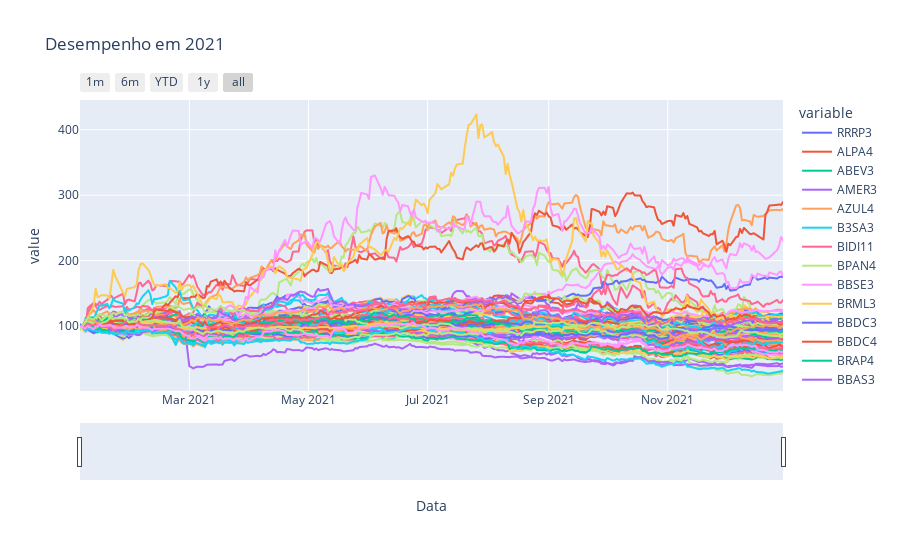

Here is the notebook cell this chart was saved with:
### Code cell
fig = px.line(
    data_frame=norm,
    title='Desempenho em 2021',
    x='Data',
    y=['RRRP3', 'ALPA4', 'ABEV3', 'AMER3', 'AZUL4', 'B3SA3', 'BIDI11', 'BPAN4',
       'BBSE3', 'BRML3', 'BBDC3', 'BBDC4', 'BRAP4', 'BBAS3', 'BRKM5', 'BRFS3',
       'BPAC11', 'CRFB3', 'CCRO3', 'CMIG4', 'CIEL3', 'COGN3', 'CPLE6', 'CSAN3',
       'CPFE3', 'CVCB3', 'CYRE3', 'DXCO3', 'ECOR3', 'ELET3', 'ELET6', 'EMBR3',
       'ENBR3', 'ENGI11', 'ENEV3', 'EGIE3', 'EQTL3', 'EZTC3', 'FLRY3', 'GGBR4',
       'GOAU4', 'GOLL4', 'NTCO3', 'SOMA3', 'HAPV3', 'HYPE3', 'GNDI3', 'IRBR3',
       'ITSA4', 'ITUB4', 'JBSS3', 'JHSF3', 'KLBN11', 'RENT3', 'LCAM3', 'LWSA3',
       'LREN3', 'MGLU3', 'MRFG3', 'CASH3', 'BEEF3', 'MRVE3', 'MULT3', 'PCAR3',
       'PETR3', 'PETR4', 'PRIO3', 'PETZ3', 'POSI3', 'QUAL3', 'RADL3', 'RDOR3',
       'RAIL3', 'SBSP3', 'SANB11', 'CSNA3', 'SULA11', 'SUZB3', 'TAEE11',
       'VIVT3', 'TIMS3', 'TOTS3', 'UGPA3', 'USIM5', 'VALE3', 'VIIA3', 'VBBR3',
       'WEGE3', 'YDUQ3'],
    )

fig.update_xaxes(
    rangeslider_visible=True,
    rangeselector=dict(
        buttons=list([
            dict(count=1, label="1m", step="month", stepmode="backward"),
            dict(count=6, label="6m", step="month", stepmode="backward"),
            dict(count=1, label="YTD", step="year", stepmode="todate"),
            dict(count=1, label="1y", step="year", stepmode="backward"),
            dict(step="all")
        ])
    )
)

fig.show()

### Figure 1 — Plotly figure (JSON) as saved in the notebook; plotly's stock layout.template omitted (floating-point values rounded to 4 significant figures; data arrays with more than 128 entries replaced by an {"elided": "..."} marker saying what was removed)
{"data": [{"hovertemplate": "variable=RRRP3<br>Data=%{x}<br>value=%{y}<extra></extra>", "legendgroup": "RRRP3", "line": {"color": "#636efa", "dash": "solid"}, "marker": {"symbol": "circle"}, "mode": "lines", "name": "RRRP3", "showlegend": true, "type": "scattergl", "x": {"elided": "247 str values"}, "xaxis": "x", "y": {"elided": "247 float values"}, "yaxis": "y"}, {"hovertemplate": "variable=ALPA4<br>Data=%{x}<br>value=%{y}<extra></extra>", "legendgroup": "ALPA4", "line": {"color": "#EF553B", "dash": "solid"}, "marker": {"symbol": "circle"}, "mode": "lines", "name": "ALPA4", "showlegend": true, "type": "scattergl", "x": {"elided": "247 str values"}, "xaxis": "x", "y": {"elided": "247 float values"}, "yaxis": "y"}, {"hovertemplate": "variable=ABEV3<br>Data=%{x}<br>value=%{y}<extra></extra>", "legendgroup": "ABEV3", "line": {"color": "#00cc96", "dash": "solid"}, "marker": {"symbol": "circle"}, "mode": "lines", "name": "ABEV3", "showlegend": true, "type": "scattergl", "x": {"elided": "247 str values"}, "xaxis": "x", "y": {"elided": "247 float values"}, "yaxis": "y"}, {"hovertemplate": "variable=AMER3<br>Data=%{x}<br>value=%{y}<extra></extra>", "legendgroup": "AMER3", "line": {"color": "#ab63fa", "dash": "solid"}, "marker": {"symbol": "circle"}, "mode": "lines", "name": "AMER3", "showlegend": true, "type": "scattergl", "x": {"elided": "247 str values"}, "xaxis": "x", "y": {"elided": "247 float values"}, "yaxis": "y"}, {"hovertemplate": "variable=AZUL4<br>Data=%{x}<br>value=%{y}<extra></extra>", "legendgroup": "AZUL4", "line": {"color": "#FFA15A", "dash": "solid"}, "marker": {"symbol": "circle"}, "mode": "lines", "name": "AZUL4", "showlegend": true, "type": "scattergl", "x": {"elided": "247 str values"}, "xaxis": "x", "y": {"elided": "247 float values"}, "yaxis": "y"}, {"hovertemplate": "variable=B3SA3<br>Data=%{x}<br>value=%{y}<extra></extra>", "legendgroup": "B3SA3", "line": {"color": "#19d3f3", "dash": "solid"}, "marker": {"symbol": "circle"}, "mode": "lines", "name": "B3SA3", "showlegend": true, "type": "scattergl", "x": {"elided": "247 str values"}, "xaxis": "x", "y": {"elided": "247 float values"}, "yaxis": "y"}, {"hovertemplate": "variable=BIDI11<br>Data=%{x}<br>value=%{y}<extra></extra>", "legendgroup": "BIDI11", "line": {"color": "#FF6692", "dash": "solid"}, "marker": {"symbol": "circle"}, "mode": "lines", "name": "BIDI11", "showlegend": true, "type": "scattergl", "x": {"elided": "247 str values"}, "xaxis": "x", "y": {"elided": "247 float values"}, "yaxis": "y"}, {"hovertemplate": "variable=BPAN4<br>Data=%{x}<br>value=%{y}<extra></extra>", "legendgroup": "BPAN4", "line": {"color": "#B6E880", "dash": "solid"}, "marker": {"symbol": "circle"}, "mode": "lines", "name": "BPAN4", "showlegend": true, "type": "scattergl", "x": {"elided": "247 str values"}, "xaxis": "x", "y": {"elided": "247 float values"}, "yaxis": "y"}, {"hovertemplate": "variable=BBSE3<br>Data=%{x}<br>value=%{y}<extra></extra>", "legendgroup": "BBSE3", "line": {"color": "#FF97FF", "dash": "solid"}, "marker": {"symbol": "circle"}, "mode": "lines", "name": "BBSE3", "showlegend": true, "type": "scattergl", "x": {"elided": "247 str values"}, "xaxis": "x", "y": {"elided": "247 float values"}, "yaxis": "y"}, {"hovertemplate": "variable=BRML3<br>Data=%{x}<br>value=%{y}<extra></extra>", "legendgroup": "BRML3", "line": {"color": "#FECB52", "dash": "solid"}, "marker": {"symbol": "circle"}, "mode": "lines", "name": "BRML3", "showlegend": true, "type": "scattergl", "x": {"elided": "247 str values"}, "xaxis": "x", "y": {"elided": "247 float values"}, "yaxis": "y"}, {"hovertemplate": "variable=BBDC3<br>Data=%{x}<br>value=%{y}<extra></extra>", "legendgroup": "BBDC3", "line": {"color": "#636efa", "dash": "solid"}, "marker": {"symbol": "circle"}, "mode": "lines", "name": "BBDC3", "showlegend": true, "type": "scattergl", "x": {"elided": "247 str values"}, "xaxis": "x", "y": {"elided": "247 float values"}, "yaxis": "y"}, {"hovertemplate": "variable=BBDC4<br>Data=%{x}<br>value=%{y}<extra></extra>", "legendgroup": "BBDC4", "line": {"color": "#EF553B", "dash": "solid"}, "marker": {"symbol": "circle"}, "mode": "lines", "name": "BBDC4", "showlegend": true, "type": "scattergl", "x": {"elided": "247 str values"}, "xaxis": "x", "y": {"elided": "247 float values"}, "yaxis": "y"}, {"hovertemplate": "variable=BRAP4<br>Data=%{x}<br>value=%{y}<extra></extra>", "legendgroup": "BRAP4", "line": {"color": "#00cc96", "dash": "solid"}, "marker": {"symbol": "circle"}, "mode": "lines", "name": "BRAP4", "showlegend": true, "type": "scattergl", "x": {"elided": "247 str values"}, "xaxis": "x", "y": {"elided": "247 float values"}, "yaxis": "y"}, {"hovertemplate": "variable=BBAS3<br>Data=%{x}<br>value=%{y}<extra></extra>", "legendgroup": "BBAS3", "line": {"color": "#ab63fa", "dash": "solid"}, "marker": {"symbol": "circle"}, "mode": "lines", "name": "BBAS3", "showlegend": true, "type": "scattergl", "x": {"elided": "247 str values"}, "xaxis": "x", "y": {"elided": "247 float values"}, "yaxis": "y"}, {"hovertemplate": "variable=BRKM5<br>Data=%{x}<br>value=%{y}<extra></extra>", "legendgroup": "BRKM5", "line": {"color": "#FFA15A", "dash": "solid"}, "marker": {"symbol": "circle"}, "mode": "lines", "name": "BRKM5", "showlegend": true, "type": "scattergl", "x": {"elided": "247 str values"}, "xaxis": "x", "y": {"elided": "247 float values"}, "yaxis": "y"}, {"hovertemplate": "variable=BRFS3<br>Data=%{x}<br>value=%{y}<extra></extra>", "legendgroup": "BRFS3", "line": {"color": "#19d3f3", "dash": "solid"}, "marker": {"symbol": "circle"}, "mode": "lines", "name": "BRFS3", "showlegend": true, "type": "scattergl", "x": {"elided": "247 str values"}, "xaxis": "x", "y": {"elided": "247 float values"}, "yaxis": "y"}, {"hovertemplate": "variable=BPAC11<br>Data=%{x}<br>value=%{y}<extra></extra>", "legendgroup": "BPAC11", "line": {"color": "#FF6692", "dash": "solid"}, "marker": {"symbol": "circle"}, "mode": "lines", "name": "BPAC11", "showlegend": true, "type": "scattergl", "x": {"elided": "247 str values"}, "xaxis": "x", "y": {"elided": "247 float values"}, "yaxis": "y"}, {"hovertemplate": "variable=CRFB3<br>Data=%{x}<br>value=%{y}<extra></extra>", "legendgroup": "CRFB3", "line": {"color": "#B6E880", "dash": "solid"}, "marker": {"symbol": "circle"}, "mode": "lines", "name": "CRFB3", "showlegend": true, "type": "scattergl", "x": {"elided": "247 str values"}, "xaxis": "x", "y": {"elided": "247 float values"}, "yaxis": "y"}, {"hovertemplate": "variable=CCRO3<br>Data=%{x}<br>value=%{y}<extra></extra>", "legendgroup": "CCRO3", "line": {"color": "#FF97FF", "dash": "solid"}, "marker": {"symbol": "circle"}, "mode": "lines", "name": "CCRO3", "showlegend": true, "type": "scattergl", "x": {"elided": "247 str values"}, "xaxis": "x", "y": {"elided": "247 float values"}, "yaxis": "y"}, {"hovertemplate": "variable=CMIG4<br>Data=%{x}<br>value=%{y}<extra></extra>", "legendgroup": "CMIG4", "line": {"color": "#FECB52", "dash": "solid"}, "marker": {"symbol": "circle"}, "mode": "lines", "name": "CMIG4", "showlegend": true, "type": "scattergl", "x": {"elided": "247 str values"}, "xaxis": "x", "y": {"elided": "247 float values"}, "yaxis": "y"}, {"hovertemplate": "variable=CIEL3<br>Data=%{x}<br>value=%{y}<extra></extra>", "legendgroup": "CIEL3", "line": {"color": "#636efa", "dash": "solid"}, "marker": {"symbol": "circle"}, "mode": "lines", "name": "CIEL3", "showlegend": true, "type": "scattergl", "x": {"elided": "247 str values"}, "xaxis": "x", "y": {"elided": "247 float values"}, "yaxis": "y"}, {"hovertemplate": "variable=COGN3<br>Data=%{x}<br>value=%{y}<extra></extra>", "legendgroup": "COGN3", "line": {"color": "#EF553B", "dash": "solid"}, "marker": {"symbol": "circle"}, "mode": "lines", "name": "COGN3", "showlegend": true, "type": "scattergl", "x": {"elided": "247 str values"}, "xaxis": "x", "y": {"elided": "247 float values"}, "yaxis": "y"}, {"hovertemplate": "variable=CPLE6<br>Data=%{x}<br>value=%{y}<extra></extra>", "legendgroup": "CPLE6", "line": {"color": "#00cc96", "dash": "solid"}, "marker": {"symbol": "circle"}, "mode": "lines", "name": "CPLE6", "showlegend": true, "type": "scattergl", "x": {"elided": "247 str values"}, "xaxis": "x", "y": {"elided": "247 float values"}, "yaxis": "y"}, {"hovertemplate": "variable=CSAN3<br>Data=%{x}<br>value=%{y}<extra></extra>", "legendgroup": "CSAN3", "line": {"color": "#ab63fa", "dash": "solid"}, "marker": {"symbol": "circle"}, "mode": "lines", "name": "CSAN3", "showlegend": true, "type": "scattergl", "x": {"elided": "247 str values"}, "xaxis": "x", "y": {"elided": "247 float values"}, "yaxis": "y"}, {"hovertemplate": "variable=CPFE3<br>Data=%{x}<br>value=%{y}<extra></extra>", "legendgroup": "CPFE3", "line": {"color": "#FFA15A", "dash": "solid"}, "marker": {"symbol": "circle"}, "mode": "lines", "name": "CPFE3", "showlegend": true, "type": "scattergl", "x": {"elided": "247 str values"}, "xaxis": "x", "y": {"elided": "247 float values"}, "yaxis": "y"}, {"hovertemplate": "variable=CVCB3<br>Data=%{x}<br>value=%{y}<extra></extra>", "legendgroup": "CVCB3", "line": {"color": "#19d3f3", "dash": "solid"}, "marker": {"symbol": "circle"}, "mode": "lines", "name": "CVCB3", "showlegend": true, "type": "scattergl", "x": {"elided": "247 str values"}, "xaxis": "x", "y": {"elided": "247 float values"}, "yaxis": "y"}, {"hovertemplate": "variable=CYRE3<br>Data=%{x}<br>value=%{y}<extra></extra>", "legendgroup": "CYRE3", "line": {"color": "#FF6692", "dash": "solid"}, "marker": {"symbol": "circle"}, "mode": "lines", "name": "CYRE3", "showlegend": true, "type": "scattergl", "x": {"elided": "247 str values"}, "xaxis": "x", "y": {"elided": "247 float values"}, "yaxis": "y"}, {"hovertemplate": "variable=DXCO3<br>Data=%{x}<br>value=%{y}<extra></extra>", "legendgroup": "DXCO3", "line": {"color": "#B6E880", "dash": "solid"}, "marker": {"symbol": "circle"}, "mode": "lines", "name": "DXCO3", "showlegend": true, "type": "scattergl", "x": {"elided": "247 str values"}, "xaxis": "x", "y": {"elided": "247 float values"}, "yaxis": "y"}, {"hovertemplate": "variable=ECOR3<br>Data=%{x}<br>value=%{y}<extra></extra>", "legendgroup": "ECOR3", "line": {"color": "#FF97FF", "dash": "solid"}, "marker": {"symbol": "circle"}, "mode": "lines", "name": "ECOR3", "showlegend": true, "type": "scattergl", "x": {"elided": "247 str values"}, "xaxis": "x", "y": {"elided": "247 float values"}, "yaxis": "y"}, {"hovertemplate": "variable=ELET3<br>Data=%{x}<br>value=%{y}<extra></extra>", "legendgroup": "ELET3", "line": {"color": "#FECB52", "dash": "solid"}, "marker": {"symbol": "circle"}, "mode": "lines", "name": "ELET3", "showlegend": true, "type": "scattergl", "x": {"elided": "247 str values"}, "xaxis": "x", "y": {"elided": "247 float values"}, "yaxis": "y"}, {"hovertemplate": "variable=ELET6<br>Data=%{x}<br>value=%{y}<extra></extra>", "legendgroup": "ELET6", "line": {"color": "#636efa", "dash": "solid"}, "marker": {"symbol": "circle"}, "mode": "lines", "name": "ELET6", "showlegend": true, "type": "scattergl", "x": {"elided": "247 str values"}, "xaxis": "x", "y": {"elided": "247 float values"}, "yaxis": "y"}, {"hovertemplate": "variable=EMBR3<br>Data=%{x}<br>value=%{y}<extra></extra>", "legendgroup": "EMBR3", "line": {"color": "#EF553B", "dash": "solid"}, "marker": {"symbol": "circle"}, "mode": "lines", "name": "EMBR3", "showlegend": true, "type": "scattergl", "x": {"elided": "247 str values"}, "xaxis": "x", "y": {"elided": "247 float values"}, "yaxis": "y"}, {"hovertemplate": "variable=ENBR3<br>Data=%{x}<br>value=%{y}<extra></extra>", "legendgroup": "ENBR3", "line": {"color": "#00cc96", "dash": "solid"}, "marker": {"symbol": "circle"}, "mode": "lines", "name": "ENBR3", "showlegend": true, "type": "scattergl", "x": {"elided": "247 str values"}, "xaxis": "x", "y": {"elided": "247 float values"}, "yaxis": "y"}, {"hovertemplate": "variable=ENGI11<br>Data=%{x}<br>value=%{y}<extra></extra>", "legendgroup": "ENGI11", "line": {"color": "#ab63fa", "dash": "solid"}, "marker": {"symbol": "circle"}, "mode": "lines", "name": "ENGI11", "showlegend": true, "type": "scattergl", "x": {"elided": "247 str values"}, "xaxis": "x", "y": {"elided": "247 float values"}, "yaxis": "y"}, {"hovertemplate": "variable=ENEV3<br>Data=%{x}<br>value=%{y}<extra></extra>", "legendgroup": "ENEV3", "line": {"color": "#FFA15A", "dash": "solid"}, "marker": {"symbol": "circle"}, "mode": "lines", "name": "ENEV3", "showlegend": true, "type": "scattergl", "x": {"elided": "247 str values"}, "xaxis": "x", "y": {"elided": "247 float values"}, "yaxis": "y"}, {"hovertemplate": "variable=EGIE3<br>Data=%{x}<br>value=%{y}<extra></extra>", "legendgroup": "EGIE3", "line": {"color": "#19d3f3", "dash": "solid"}, "marker": {"symbol": "circle"}, "mode": "lines", "name": "EGIE3", "showlegend": true, "type": "scattergl", "x": {"elided": "247 str values"}, "xaxis": "x", "y": {"elided": "247 float values"}, "yaxis": "y"}, {"hovertemplate": "variable=EQTL3<br>Data=%{x}<br>value=%{y}<extra></extra>", "legendgroup": "EQTL3", "line": {"color": "#FF6692", "dash": "solid"}, "marker": {"symbol": "circle"}, "mode": "lines", "name": "EQTL3", "showlegend": true, "type": "scattergl", "x": {"elided": "247 str values"}, "xaxis": "x", "y": {"elided": "247 float values"}, "yaxis": "y"}, {"hovertemplate": "variable=EZTC3<br>Data=%{x}<br>value=%{y}<extra></extra>", "legendgroup": "EZTC3", "line": {"color": "#B6E880", "dash": "solid"}, "marker": {"symbol": "circle"}, "mode": "lines", "name": "EZTC3", "showlegend": true, "type": "scattergl", "x": {"elided": "247 str values"}, "xaxis": "x", "y": {"elided": "247 float values"}, "yaxis": "y"}, {"hovertemplate": "variable=FLRY3<br>Data=%{x}<br>value=%{y}<extra></extra>", "legendgroup": "FLRY3", "line": {"color": "#FF97FF", "dash": "solid"}, "marker": {"symbol": "circle"}, "mode": "lines", "name": "FLRY3", "showlegend": true, "type": "scattergl", "x": {"elided": "247 str values"}, "xaxis": "x", "y": {"elided": "247 float values"}, "yaxis": "y"}, {"hovertemplate": "variable=GGBR4<br>Data=%{x}<br>value=%{y}<extra></extra>", "legendgroup": "GGBR4", "line": {"color": "#FECB52", "dash": "solid"}, "marker": {"symbol": "circle"}, "mode": "lines", "name": "GGBR4", "showlegend": true, "type": "scattergl", "x": {"elided": "247 str values"}, "xaxis": "x", "y": {"elided": "247 float values"}, "yaxis": "y"}, {"hovertemplate": "variable=GOAU4<br>Data=%{x}<br>value=%{y}<extra></extra>", "legendgroup": "GOAU4", "line": {"color": "#636efa", "dash": "solid"}, "marker": {"symbol": "circle"}, "mode": "lines", "name": "GOAU4", "showlegend": true, "type": "scattergl", "x": {"elided": "247 str values"}, "xaxis": "x", "y": {"elided": "247 float values"}, "yaxis": "y"}, {"hovertemplate": "variable=GOLL4<br>Data=%{x}<br>value=%{y}<extra></extra>", "legendgroup": "GOLL4", "line": {"color": "#EF553B", "dash": "solid"}, "marker": {"symbol": "circle"}, "mode": "lines", "name": "GOLL4", "showlegend": true, "type": "scattergl", "x": {"elided": "247 str values"}, "xaxis": "x", "y": {"elided": "247 float values"}, "yaxis": "y"}, {"hovertemplate": "variable=NTCO3<br>Data=%{x}<br>value=%{y}<extra></extra>", "legendgroup": "NTCO3", "line": {"color": "#00cc96", "dash": "solid"}, "marker": {"symbol": "circle"}, "mode": "lines", "name": "NTCO3", "showlegend": true, "type": "scattergl", "x": {"elided": "247 str values"}, "xaxis": "x", "y": {"elided": "247 float values"}, "yaxis": "y"}, {"hovertemplate": "variable=SOMA3<br>Data=%{x}<br>value=%{y}<extra></extra>", "legendgroup": "SOMA3", "line": {"color": "#ab63fa", "dash": "solid"}, "marker": {"symbol": "circle"}, "mode": "lines", "name": "SOMA3", "showlegend": true, "type": "scattergl", "x": {"elided": "247 str values"}, "xaxis": "x", "y": {"elided": "247 float values"}, "yaxis": "y"}, {"hovertemplate": "variable=HAPV3<br>Data=%{x}<br>value=%{y}<extra></extra>", "legendgroup": "HAPV3", "line": {"color": "#FFA15A", "dash": "solid"}, "marker": {"symbol": "circle"}, "mode": "lines", "name": "HAPV3", "showlegend": true, "type": "scattergl", "x": {"elided": "247 str values"}, "xaxis": "x", "y": {"elided": "247 float values"}, "yaxis": "y"}, {"hovertemplate": "variable=HYPE3<br>Data=%{x}<br>value=%{y}<extra></extra>", "legendgroup": "HYPE3", "line": {"color": "#19d3f3", "dash": "solid"}, "marker": {"symbol": "circle"}, "mode": "lines", "name": "HYPE3", "showlegend": true, "type": "scattergl", "x": {"elided": "247 str values"}, "xaxis": "x", "y": {"elided": "247 float values"}, "yaxis": "y"}, {"hovertemplate": "variable=GNDI3<br>Data=%{x}<br>value=%{y}<extra></extra>", "legendgroup": "GNDI3", "line": {"color": "#FF6692", "dash": "solid"}, "marker": {"symbol": "circle"}, "mode": "lines", "name": "GNDI3", "showlegend": true, "type": "scattergl", "x": {"elided": "247 str values"}, "xaxis": "x", "y": {"elided": "247 float values"}, "yaxis": "y"}, {"hovertemplate": "variable=IRBR3<br>Data=%{x}<br>value=%{y}<extra></extra>", "legendgroup": "IRBR3", "line": {"color": "#B6E880", "dash": "solid"}, "marker": {"symbol": "circle"}, "mode": "lines", "name": "IRBR3", "showlegend": true, "type": "scattergl", "x": {"elided": "247 str values"}, "xaxis": "x", "y": {"elided": "247 float values"}, "yaxis": "y"}, {"hovertemplate": "variable=ITSA4<br>Data=%{x}<br>value=%{y}<extra></extra>", "legendgroup": "ITSA4", "line": {"color": "#FF97FF", "dash": "solid"}, "marker": {"symbol": "circle"}, "mode": "lines", "name": "ITSA4", "showlegend": true, "type": "scattergl", "x": {"elided": "247 str values"}, "xaxis": "x", "y": {"elided": "247 float values"}, "yaxis": "y"}, {"hovertemplate": "variable=ITUB4<br>Data=%{x}<br>value=%{y}<extra></extra>", "legendgroup": "ITUB4", "line": {"color": "#FECB52", "dash": "solid"}, "marker": {"symbol": "circle"}, "mode": "lines", "name": "ITUB4", "showlegend": true, "type": "scattergl", "x": {"elided": "247 str values"}, "xaxis": "x", "y": {"elided": "247 float values"}, "yaxis": "y"}, {"hovertemplate": "variable=JBSS3<br>Data=%{x}<br>value=%{y}<extra></extra>", "legendgroup": "JBSS3", "line": {"color": "#636efa", "dash": "solid"}, "marker": {"symbol": "circle"}, "mode": "lines", "name": "JBSS3", "showlegend": true, "type": "scattergl", "x": {"elided": "247 str values"}, "xaxis": "x", "y": {"elided": "247 float values"}, "yaxis": "y"}, {"hovertemplate": "variable=JHSF3<br>Data=%{x}<br>value=%{y}<extra></extra>", "legendgroup": "JHSF3", "line": {"color": "#EF553B", "dash": "solid"}, "marker": {"symbol": "circle"}, "mode": "lines", "name": "JHSF3", "showlegend": true, "type": "scattergl", "x": {"elided": "247 str values"}, "xaxis": "x", "y": {"elided": "247 float values"}, "yaxis": "y"}, {"hovertemplate": "variable=KLBN11<br>Data=%{x}<br>value=%{y}<extra></extra>", "legendgroup": "KLBN11", "line": {"color": "#00cc96", "dash": "solid"}, "marker": {"symbol": "circle"}, "mode": "lines", "name": "KLBN11", "showlegend": true, "type": "scattergl", "x": {"elided": "247 str values"}, "xaxis": "x", "y": {"elided": "247 float values"}, "yaxis": "y"}, {"hovertemplate": "variable=RENT3<br>Data=%{x}<br>value=%{y}<extra></extra>", "legendgroup": "RENT3", "line": {"color": "#ab63fa", "dash": "solid"}, "marker": {"symbol": "circle"}, "mode": "lines", "name": "RENT3", "showlegend": true, "type": "scattergl", "x": {"elided": "247 str values"}, "xaxis": "x", "y": {"elided": "247 float values"}, "yaxis": "y"}, {"hovertemplate": "variable=LCAM3<br>Data=%{x}<br>value=%{y}<extra></extra>", "legendgroup": "LCAM3", "line": {"color": "#FFA15A", "dash": "solid"}, "marker": {"symbol": "circle"}, "mode": "lines", "name": "LCAM3", "showlegend": true, "type": "scattergl", "x": {"elided": "247 str values"}, "xaxis": "x", "y": {"elided": "247 float values"}, "yaxis": "y"}, {"hovertemplate": "variable=LWSA3<br>Data=%{x}<br>value=%{y}<extra></extra>", "legendgroup": "LWSA3", "line": {"color": "#19d3f3", "dash": "solid"}, "marker": {"symbol": "circle"}, "mode": "lines", "name": "LWSA3", "showlegend": true, "type": "scattergl", "x": {"elided": "247 str values"}, "xaxis": "x", "y": {"elided": "247 float values"}, "yaxis": "y"}, {"hovertemplate": "variable=LREN3<br>Data=%{x}<br>value=%{y}<extra></extra>", "legendgroup": "LREN3", "line": {"color": "#FF6692", "dash": "solid"}, "marker": {"symbol": "circle"}, "mode": "lines", "name": "LREN3", "showlegend": true, "type": "scattergl", "x": {"elided": "247 str values"}, "xaxis": "x", "y": {"elided": "247 float values"}, "yaxis": "y"}, {"hovertemplate": "variable=MGLU3<br>Data=%{x}<br>value=%{y}<extra></extra>", "legendgroup": "MGLU3", "line": {"color": "#B6E880", "dash": "solid"}, "marker": {"symbol": "circle"}, "mode": "lines", "name": "MGLU3", "showlegend": true, "type": "scattergl", "x": {"elided": "247 str values"}, "xaxis": "x", "y": {"elided": "247 float values"}, "yaxis": "y"}, {"hovertemplate": "variable=MRFG3<br>Data=%{x}<br>value=%{y}<extra></extra>", "legendgroup": "MRFG3", "line": {"color": "#FF97FF", "dash": "solid"}, "marker": {"symbol": "circle"}, "mode": "lines", "name": "MRFG3", "showlegend": true, "type": "scattergl", "x": {"elided": "247 str values"}, "xaxis": "x", "y": {"elided": "247 float values"}, "yaxis": "y"}, {"hovertemplate": "variable=CASH3<br>Data=%{x}<br>value=%{y}<extra></extra>", "legendgroup": "CASH3", "line": {"color": "#FECB52", "dash": "solid"}, "marker": {"symbol": "circle"}, "mode": "lines", "name": "CASH3", "showlegend": true, "type": "scattergl", "x": {"elided": "247 str values"}, "xaxis": "x", "y": {"elided": "247 float values"}, "yaxis": "y"}, {"hovertemplate": "variable=BEEF3<br>Data=%{x}<br>value=%{y}<extra></extra>", "legendgroup": "BEEF3", "line": {"color": "#636efa", "dash": "solid"}, "marker": {"symbol": "circle"}, "mode": "lines", "name": "BEEF3", "showlegend": true, "type": "scattergl", "x": {"elided": "247 str values"}, "xaxis": "x", "y": {"elided": "247 float values"}, "yaxis": "y"}, {"hovertemplate": "variable=MRVE3<br>Data=%{x}<br>value=%{y}<extra></extra>", "legendgroup": "MRVE3", "line": {"color": "#EF553B", "dash": "solid"}, "marker": {"symbol": "circle"}, "mode": "lines", "name": "MRVE3", "showlegend": true, "type": "scattergl", "x": {"elided": "247 str values"}, "xaxis": "x", "y": {"elided": "247 float values"}, "yaxis": "y"}, {"hovertemplate": "variable=MULT3<br>Data=%{x}<br>value=%{y}<extra></extra>", "legendgroup": "MULT3", "line": {"color": "#00cc96", "dash": "solid"}, "marker": {"symbol": "circle"}, "mode": "lines", "name": "MULT3", "showlegend": true, "type": "scattergl", "x": {"elided": "247 str values"}, "xaxis": "x", "y": {"elided": "247 float values"}, "yaxis": "y"}, {"hovertemplate": "variable=PCAR3<br>Data=%{x}<br>value=%{y}<extra></extra>", "legendgroup": "PCAR3", "line": {"color": "#ab63fa", "dash": "solid"}, "marker": {"symbol": "circle"}, "mode": "lines", "name": "PCAR3", "showlegend": true, "type": "scattergl", "x": {"elided": "247 str values"}, "xaxis": "x", "y": {"elided": "247 float values"}, "yaxis": "y"}, {"hovertemplate": "variable=PETR3<br>Data=%{x}<br>value=%{y}<extra></extra>", "legendgroup": "PETR3", "line": {"color": "#FFA15A", "dash": "solid"}, "marker": {"symbol": "circle"}, "mode": "lines", "name": "PETR3", "showlegend": true, "type": "scattergl", "x": {"elided": "247 str values"}, "xaxis": "x", "y": {"elided": "247 float values"}, "yaxis": "y"}, {"hovertemplate": "variable=PETR4<br>Data=%{x}<br>value=%{y}<extra></extra>", "legendgroup": "PETR4", "line": {"color": "#19d3f3", "dash": "solid"}, "marker": {"symbol": "circle"}, "mode": "lines", "name": "PETR4", "showlegend": true, "type": "scattergl", "x": {"elided": "247 str values"}, "xaxis": "x", "y": {"elided": "247 float values"}, "yaxis": "y"}, {"hovertemplate": "variable=PRIO3<br>Data=%{x}<br>value=%{y}<extra></extra>", "legendgroup": "PRIO3", "line": {"color": "#FF6692", "dash": "solid"}, "marker": {"symbol": "circle"}, "mode": "lines", "name": "PRIO3", "showlegend": true, "type": "scattergl", "x": {"elided": "247 str values"}, "xaxis": "x", "y": {"elided": "247 float values"}, "yaxis": "y"}, {"hovertemplate": "variable=PETZ3<br>Data=%{x}<br>value=%{y}<extra></extra>", "legendgroup": "PETZ3", "line": {"color": "#B6E880", "dash": "solid"}, "marker": {"symbol": "circle"}, "mode": "lines", "name": "PETZ3", "showlegend": true, "type": "scattergl", "x": {"elided": "247 str values"}, "xaxis": "x", "y": {"elided": "247 float values"}, "yaxis": "y"}, {"hovertemplate": "variable=POSI3<br>Data=%{x}<br>value=%{y}<extra></extra>", "legendgroup": "POSI3", "line": {"color": "#FF97FF", "dash": "solid"}, "marker": {"symbol": "circle"}, "mode": "lines", "name": "POSI3", "showlegend": true, "type": "scattergl", "x": {"elided": "247 str values"}, "xaxis": "x", "y": {"elided": "247 float values"}, "yaxis": "y"}, {"hovertemplate": "variable=QUAL3<br>Data=%{x}<br>value=%{y}<extra></extra>", "legendgroup": "QUAL3", "line": {"color": "#FECB52", "dash": "solid"}, "marker": {"symbol": "circle"}, "mode": "lines", "name": "QUAL3", "showlegend": true, "type": "scattergl", "x": {"elided": "247 str values"}, "xaxis": "x", "y": {"elided": "247 float values"}, "yaxis": "y"}, {"hovertemplate": "variable=RADL3<br>Data=%{x}<br>value=%{y}<extra></extra>", "legendgroup": "RADL3", "line": {"color": "#636efa", "dash": "solid"}, "marker": {"symbol": "circle"}, "mode": "lines", "name": "RADL3", "showlegend": true, "type": "scattergl", "x": {"elided": "247 str values"}, "xaxis": "x", "y": {"elided": "247 float values"}, "yaxis": "y"}, {"hovertemplate": "variable=RDOR3<br>Data=%{x}<br>value=%{y}<extra></extra>", "legendgroup": "RDOR3", "line": {"color": "#EF553B", "dash": "solid"}, "marker": {"symbol": "circle"}, "mode": "lines", "name": "RDOR3", "showlegend": true, "type": "scattergl", "x": {"elided": "247 str values"}, "xaxis": "x", "y": {"elided": "247 float values"}, "yaxis": "y"}, {"hovertemplate": "variable=RAIL3<br>Data=%{x}<br>value=%{y}<extra></extra>", "legendgroup": "RAIL3", "line": {"color": "#00cc96", "dash": "solid"}, "marker": {"symbol": "circle"}, "mode": "lines", "name": "RAIL3", "showlegend": true, "type": "scattergl", "x": {"elided": "247 str values"}, "xaxis": "x", "y": {"elided": "247 float values"}, "yaxis": "y"}, {"hovertemplate": "variable=SBSP3<br>Data=%{x}<br>value=%{y}<extra></extra>", "legendgroup": "SBSP3", "line": {"color": "#ab63fa", "dash": "solid"}, "marker": {"symbol": "circle"}, "mode": "lines", "name": "SBSP3", "showlegend": true, "type": "scattergl", "x": {"elided": "247 str values"}, "xaxis": "x", "y": {"elided": "247 float values"}, "yaxis": "y"}, {"hovertemplate": "variable=SANB11<br>Data=%{x}<br>value=%{y}<extra></extra>", "legendgroup": "SANB11", "line": {"color": "#FFA15A", "dash": "solid"}, "marker": {"symbol": "circle"}, "mode": "lines", "name": "SANB11", "showlegend": true, "type": "scattergl", "x": {"elided": "247 str values"}, "xaxis": "x", "y": {"elided": "247 float values"}, "yaxis": "y"}, {"hovertemplate": "variable=CSNA3<br>Data=%{x}<br>value=%{y}<extra></extra>", "legendgroup": "CSNA3", "line": {"color": "#19d3f3", "dash": "solid"}, "marker": {"symbol": "circle"}, "mode": "lines", "name": "CSNA3", "showlegend": true, "type": "scattergl", "x": {"elided": "247 str values"}, "xaxis": "x", "y": {"elided": "247 float values"}, "yaxis": "y"}, {"hovertemplate": "variable=SULA11<br>Data=%{x}<br>value=%{y}<extra></extra>", "legendgroup": "SULA11", "line": {"color": "#FF6692", "dash": "solid"}, "marker": {"symbol": "circle"}, "mode": "lines", "name": "SULA11", "showlegend": true, "type": "scattergl", "x": {"elided": "247 str values"}, "xaxis": "x", "y": {"elided": "247 float values"}, "yaxis": "y"}, {"hovertemplate": "variable=SUZB3<br>Data=%{x}<br>value=%{y}<extra></extra>", "legendgroup": "SUZB3", "line": {"color": "#B6E880", "dash": "solid"}, "marker": {"symbol": "circle"}, "mode": "lines", "name": "SUZB3", "showlegend": true, "type": "scattergl", "x": {"elided": "247 str values"}, "xaxis": "x", "y": {"elided": "247 float values"}, "yaxis": "y"}, {"hovertemplate": "variable=TAEE11<br>Data=%{x}<br>value=%{y}<extra></extra>", "legendgroup": "TAEE11", "line": {"color": "#FF97FF", "dash": "solid"}, "marker": {"symbol": "circle"}, "mode": "lines", "name": "TAEE11", "showlegend": true, "type": "scattergl", "x": {"elided": "247 str values"}, "xaxis": "x", "y": {"elided": "247 float values"}, "yaxis": "y"}, {"hovertemplate": "variable=VIVT3<br>Data=%{x}<br>value=%{y}<extra></extra>", "legendgroup": "VIVT3", "line": {"color": "#FECB52", "dash": "solid"}, "marker": {"symbol": "circle"}, "mode": "lines", "name": "VIVT3", "showlegend": true, "type": "scattergl", "x": {"elided": "247 str values"}, "xaxis": "x", "y": {"elided": "247 float values"}, "yaxis": "y"}, {"hovertemplate": "variable=TIMS3<br>Data=%{x}<br>value=%{y}<extra></extra>", "legendgroup": "TIMS3", "line": {"color": "#636efa", "dash": "solid"}, "marker": {"symbol": "circle"}, "mode": "lines", "name": "TIMS3", "showlegend": true, "type": "scattergl", "x": {"elided": "247 str values"}, "xaxis": "x", "y": {"elided": "247 float values"}, "yaxis": "y"}, {"hovertemplate": "variable=TOTS3<br>Data=%{x}<br>value=%{y}<extra></extra>", "legendgroup": "TOTS3", "line": {"color": "#EF553B", "dash": "solid"}, "marker": {"symbol": "circle"}, "mode": "lines", "name": "TOTS3", "showlegend": true, "type": "scattergl", "x": {"elided": "247 str values"}, "xaxis": "x", "y": {"elided": "247 float values"}, "yaxis": "y"}, {"hovertemplate": "variable=UGPA3<br>Data=%{x}<br>value=%{y}<extra></extra>", "legendgroup": "UGPA3", "line": {"color": "#00cc96", "dash": "solid"}, "marker": {"symbol": "circle"}, "mode": "lines", "name": "UGPA3", "showlegend": true, "type": "scattergl", "x": {"elided": "247 str values"}, "xaxis": "x", "y": {"elided": "247 float values"}, "yaxis": "y"}, {"hovertemplate": "variable=USIM5<br>Data=%{x}<br>value=%{y}<extra></extra>", "legendgroup": "USIM5", "line": {"color": "#ab63fa", "dash": "solid"}, "marker": {"symbol": "circle"}, "mode": "lines", "name": "USIM5", "showlegend": true, "type": "scattergl", "x": {"elided": "247 str values"}, "xaxis": "x", "y": {"elided": "247 float values"}, "yaxis": "y"}, {"hovertemplate": "variable=VALE3<br>Data=%{x}<br>value=%{y}<extra></extra>", "legendgroup": "VALE3", "line": {"color": "#FFA15A", "dash": "solid"}, "marker": {"symbol": "circle"}, "mode": "lines", "name": "VALE3", "showlegend": true, "type": "scattergl", "x": {"elided": "247 str values"}, "xaxis": "x", "y": {"elided": "247 float values"}, "yaxis": "y"}, {"hovertemplate": "variable=VIIA3<br>Data=%{x}<br>value=%{y}<extra></extra>", "legendgroup": "VIIA3", "line": {"color": "#19d3f3", "dash": "solid"}, "marker": {"symbol": "circle"}, "mode": "lines", "name": "VIIA3", "showlegend": true, "type": "scattergl", "x": {"elided": "247 str values"}, "xaxis": "x", "y": {"elided": "247 float values"}, "yaxis": "y"}, {"hovertemplate": "variable=VBBR3<br>Data=%{x}<br>value=%{y}<extra></extra>", "legendgroup": "VBBR3", "line": {"color": "#FF6692", "dash": "solid"}, "marker": {"symbol": "circle"}, "mode": "lines", "name": "VBBR3", "showlegend": true, "type": "scattergl", "x": {"elided": "247 str values"}, "xaxis": "x", "y": {"elided": "247 float values"}, "yaxis": "y"}, {"hovertemplate": "variable=WEGE3<br>Data=%{x}<br>value=%{y}<extra></extra>", "legendgroup": "WEGE3", "line": {"color": "#B6E880", "dash": "solid"}, "marker": {"symbol": "circle"}, "mode": "lines", "name": "WEGE3", "showlegend": true, "type": "scattergl", "x": {"elided": "247 str values"}, "xaxis": "x", "y": {"elided": "247 float values"}, "yaxis": "y"}, {"hovertemplate": "variable=YDUQ3<br>Data=%{x}<br>value=%{y}<extra></extra>", "legendgroup": "YDUQ3", "line": {"color": "#FF97FF", "dash": "solid"}, "marker": {"symbol": "circle"}, "mode": "lines", "name": "YDUQ3", "showlegend": true, "type": "scattergl", "x": {"elided": "247 str values"}, "xaxis": "x", "y": {"elided": "247 float values"}, "yaxis": "y"}], "layout": {"legend": {"title": {"text": "variable"}, "tracegroupgap": 0}, "title": {"text": "Desempenho em 2021"}, "xaxis": {"anchor": "y", "domain": [0, 1], "rangeselector": {"buttons": [{"count": 1, "label": "1m", "step": "month", "stepmode": "backward"}, {"count": 6, "label": "6m", "step": "month", "stepmode": "backward"}, {"count": 1, "label": "YTD", "step": "year", "stepmode": "todate"}, {"count": 1, "label": "1y", "step": "year", "stepmode": "backward"}, {"step": "all"}]}, "rangeslider": {"visible": true}, "title": {"text": "Data"}}, "yaxis": {"anchor": "x", "domain": [0, 1], "title": {"text": "value"}}}}
